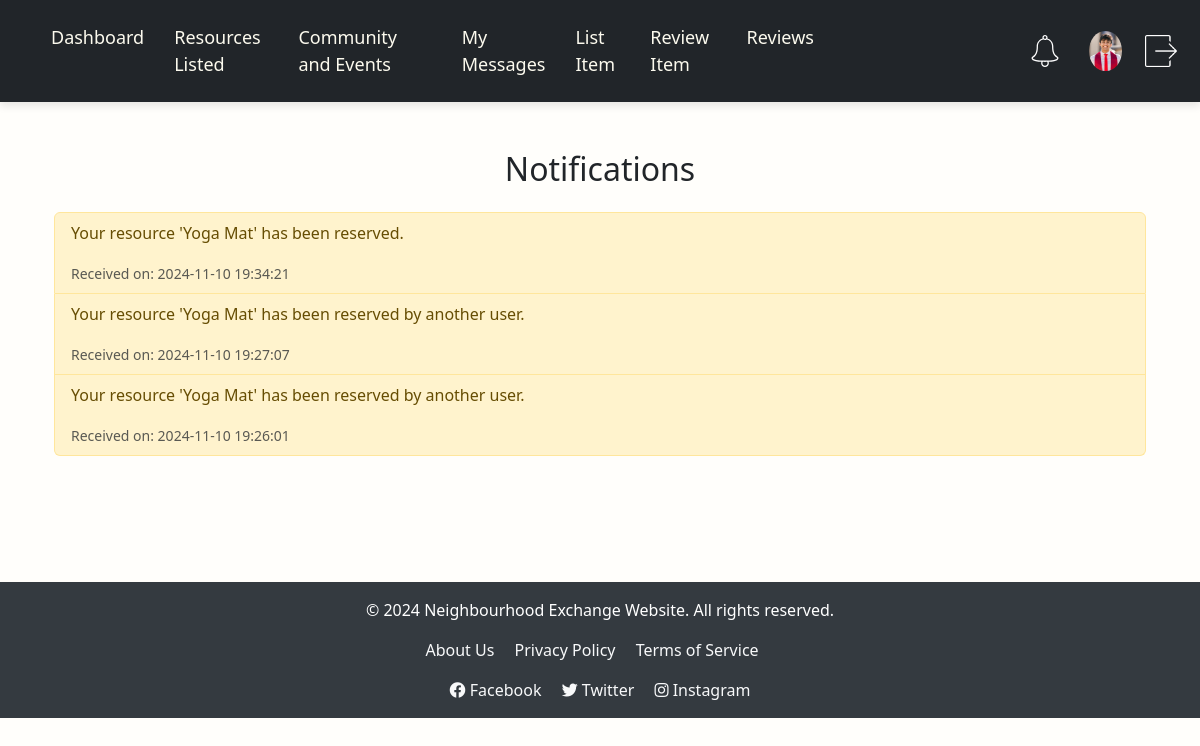
Page /notifications (signed in) on the earlier database version.
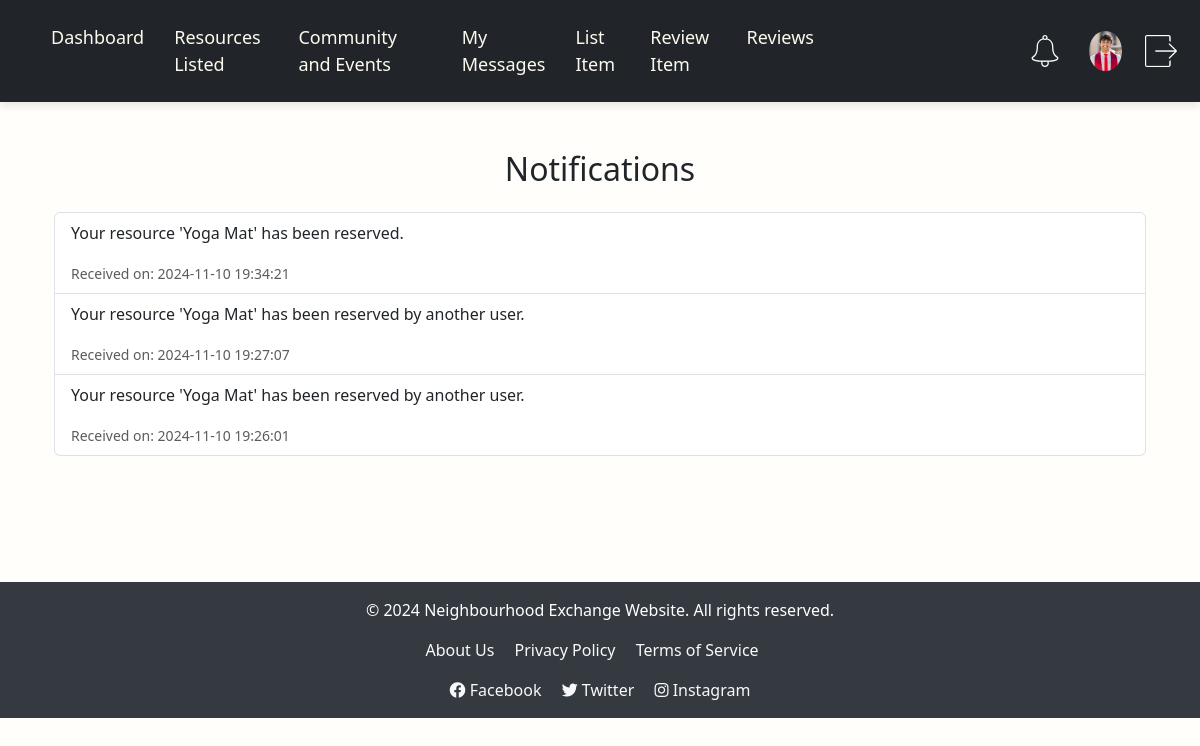
Same page on the later database version.
### tables this page shows
CREATE TABLE Notifications (
    notification_id INTEGER PRIMARY KEY AUTOINCREMENT,
    user_id INTEGER NOT NULL, -- The user who will receive the notification
    content TEXT NOT NULL, -- The notification message
    is_read INTEGER DEFAULT 0, -- Flag to indicate if the notification is read
    timestamp TEXT DEFAULT CURRENT_TIMESTAMP, -- When the notification was created
    FOREIGN KEY (user_id) REFERENCES Users(user_id)
);

### app.py (the view)
@app.route('/notifications')
@login_required
def notifications():
    conn = get_db_connection()
    user_id = session['user_id']  # Current user ID
    notifications_query = '''
    SELECT notification_id, content, is_read, timestamp
    FROM Notifications
    WHERE user_id = ?
    ORDER BY timestamp DESC;
    '''
    notifications = conn.execute(notifications_query, (user_id,)).fetchall()
    mark_as_read_query = '''
    UPDATE Notifications
    SET is_read = 1
    WHERE user_id = ?;
    '''
    conn.execute(mark_as_read_query, (user_id,))
    conn.commit()
    conn.close()
    return render_template('notifications.html', notifications=notifications)

### app.py (called while the page is built)
def get_db_connection():
    conn = sqlite3.connect('community.db')
    conn.row_factory = sqlite3.Row
    return conn

@app.after_request
def add_header(response):
    response.headers['Cache-Control'] = 'no-store, no-cache, must-revalidate, max-age=0'
    response.headers['Pragma'] = 'no-cache'
    response.headers['Expires'] = '0'
    return response

def login_required(f):
    @wraps(f)
    def decorated_function(*args, **kwargs):
        if 'user_id' not in session:
            flash('Please log in to access this page.', 'danger')
            return redirect(url_for('login'))
        return f(*args, **kwargs)
    return decorated_function

### templates/notifications.html (shortened to what this page needs)
{% extends "base.html" %}
{% block content %}
<div class="container mt-4" style="height:36vw">
    <h2 class="text-center mb-4">Notifications</h2>
    {% if notifications %}
    <ul class="list-group">
        {% for notification in notifications %}
        <li class="list-group-item {% if not notification['is_read'] %}list-group-item-warning{% endif %}">
            <p>{{ notification['content'] }}</p>
            <small class="text-muted">Received on: {{ notification['timestamp'] }}</small>
        </li>
        {% endfor %}
    </ul>
    {% else %}
    <p class="text-center">No notifications yet.</p>
    {% endif %}
</div>
{% endblock %}

Differences in the rows shown:
changed Notifications "Your resource 'Yoga Mat' has been reserved.": is_read 0 → 1 (drawn)
changed Notifications (number 2 of 3 on the later page): is_read 0 → 1 (drawn)
changed Notifications (number 3 of 3 on the later page): is_read 0 → 1 (drawn)
